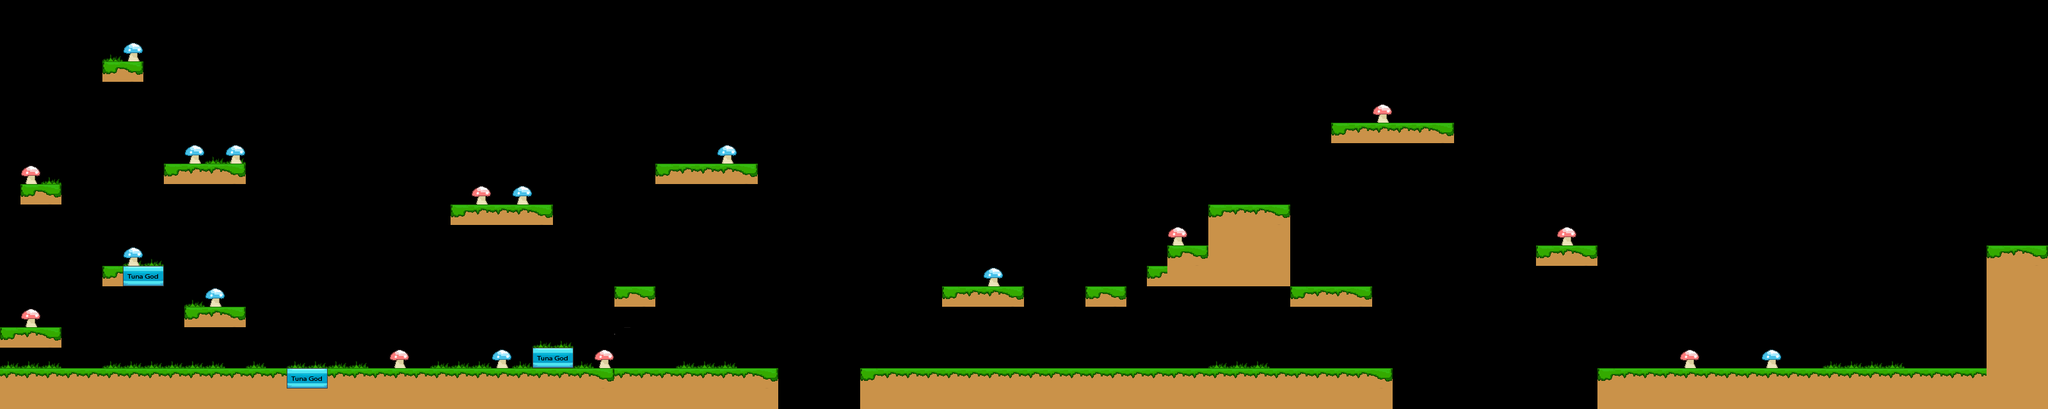

This is a level from a 2D game, rendered from its Tiled map with the project's own tilesets. A one-line summary and the map file follow, with tile-layer data summarised:
An orthogonal 100x20 tile map with 32x32 px tiles, 3 tile layers (ground, decorations, foreground mushrooms) and 35 objects (7x skeletuna, 4x saw, spicyTuna, kittySpawn).

<map version="1.0" orientation="orthogonal" width="100" height="20" tilewidth="32" tileheight="32">
 <tileset firstgid="1" name="tilemap" tilewidth="32" tileheight="32">
  <image source="tilemap.png" width="256" height="256" />
 </tileset>
 <layer name="ground" width="100" height="20">
  <properties>
   <property name="type" value="background" />
  </properties>
  <data>[2000 cells, 298 non-empty, 8 distinct tile ids]</data>
 </layer>
 <layer name="decorations" width="100" height="20">
  <properties>
   <property name="type" value="background" />
  </properties>
  <data>[2000 cells, 9 non-empty, 4 distinct tile ids]</data>
 </layer>
 <layer name="foreground mushrooms" width="100" height="20">
  <properties>
   <property name="type" value="foreground" />
  </properties>
  <data>[2000 cells, 12 non-empty, 2 distinct tile ids]</data>
 </layer>
 <objectgroup color="#a40002" name="collision" width="100" height="20">
  <object x="3104" y="384" width="96" height="256" />
  <object x="0" y="576" width="1216" height="64" />
  <object x="288" y="480" width="96" height="32" />
  <object x="0" y="512" width="96" height="32" />
  <object x="160" y="416" width="96" height="32" />
  <object x="32" y="288" width="64" height="32" />
  <object x="256" y="256" width="128" height="32" />
  <object x="160" y="96" width="64" height="32" />
  <object x="832" y="544" width="64" height="32" />
  <object x="1344" y="576" width="832" height="64" />
  <object x="2496" y="576" width="608" height="64" />
  <object x="704" y="320" width="160" height="32" />
  <object x="1024" y="256" width="160" height="32" />
  <object x="960" y="448" width="64" height="32" />
  <object x="1472" y="448" width="128" height="32" />
  <object x="1888" y="320" width="128" height="128" />
  <object x="2016" y="448" width="128" height="32" />
  <object x="2080" y="192" width="192" height="32" />
  <object x="2400" y="384" width="96" height="32" />
  <object x="1824" y="384" width="64" height="64" />
  <object x="1792" y="416" width="32" height="32" />
  <object x="1696" y="448" width="64" height="32" />
 </objectgroup>
 <objectgroup name="entities" width="100" height="20">
  <object name="skeletuna" x="256" y="192" width="128" height="64" />
  <object name="skeletuna" x="416" y="512" width="416" height="64" />
  <object name="saw" x="1120" y="480" width="96" height="96" />
  <object name="skeletuna" x="1024" y="192" width="160" height="64" />
  <object name="saw" x="2272" y="288" width="64" height="64" />
  <object name="saw" x="1664" y="512" width="128" height="128" />
  <object name="skeletuna" x="1472" y="384" width="128" height="64" />
  <object name="skeletuna" x="1888" y="256" width="128" height="64" />
  <object name="skeletuna" x="1824" y="320" width="64" height="64" />
  <object name="skeletuna" x="2176" y="128" width="96" height="64" />
  <object name="saw" x="2016" y="320" width="128" height="128" />
  <object name="spicyTuna" x="1344" y="512" width="96" height="64" />
  <object name="kittySpawn" x="192" y="352" />
 </objectgroup>
</map>